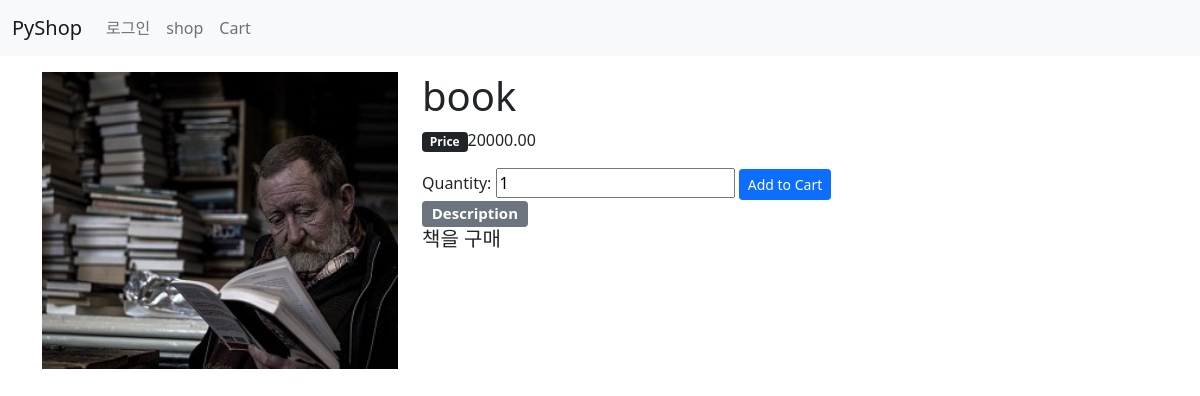
The page /shop/1/book/ on the database its author committed.
### shop/models.py (models this page shows, shortened)
class Product(models.Model):
    category = models.ForeignKey(Category, on_delete=models.SET_NULL,
                        null=True)
    name = models.CharField(max_length=100, db_index=True)
    slug = models.SlugField(max_length=100, db_index=True,
                unique=True, allow_unicode=True)
    image = models.ImageField(upload_to='products/%Y/%m/%d/', blank=True)
    description = models.TextField(blank=True) #상세 설명
    meta_description = models.TextField(blank=True)
    price = models.DecimalField(max_digits=10, decimal_places=2) # 소수2째자리.
    stock = models.PositiveIntegerField() #재고 수량
    available_display = models.BooleanField('Display', default=True)
    available_order = models.BooleanField('Order', default=True)
    created = models.DateTimeField(auto_now_add=True) #상품 등록일, 필수
    updated = models.DateTimeField(auto_now=True)  #수정일, 선택
    class Meta:
        ordering = ['-created', '-updated']
        index_together = [['id', 'slug']]  #index 기준으로 혼합 사용

### shop/views.py (the view)
# urls.py: path('<int:id>/<slug:product_slug>/', views.product_detail,
def product_detail(request, id, product_slug=None):
    product = get_object_or_404(Product, id=id, slug=product_slug)
    add_to_cart = AddProductForm(initial={'quantity': 1})
    context = {
        'product': product,
        'add_to_cart': add_to_cart
    }
    return render(request, 'shop/detail.html', context)

### cart/forms.py
class AddProductForm(forms.Form):
    quantity = forms.IntegerField() # 수량
    is_update = forms.BooleanField(required=False,
            initial=False, widget=forms.HiddenInput) # 수정 유무

### templates/shop/detail.html (shortened to what this page needs)
{% extends 'base.html' %}
{% block content %}
<section id="detail">
    <div class="row">
        <div class="col-4">
            <img src="{{ product.image.url }}" width="100%">
        </div>
        <div class="col-8">
            <h1 class="display-6">{{ product.name }}</h1>
            <p><span class="badge bg-dark">Price</span>{{ product.price }}</p>
            <form action="{% url 'cart:product_add' product.id %}" method="post">
                {{ add_to_cart }}
                <input type="submit" value="Add to Cart"
                       class="btn btn-primary btn-sm">
            </form>
            <h5><span class="badge bg-secondary">Description</span>
                 {{ product.description|linebreaks }}</h5>
        </div>
    </div>
</section>
{% endblock %}

### rows shown on the page
Product: image (picture), name "book", price "20000.00", description "책을 구매"
